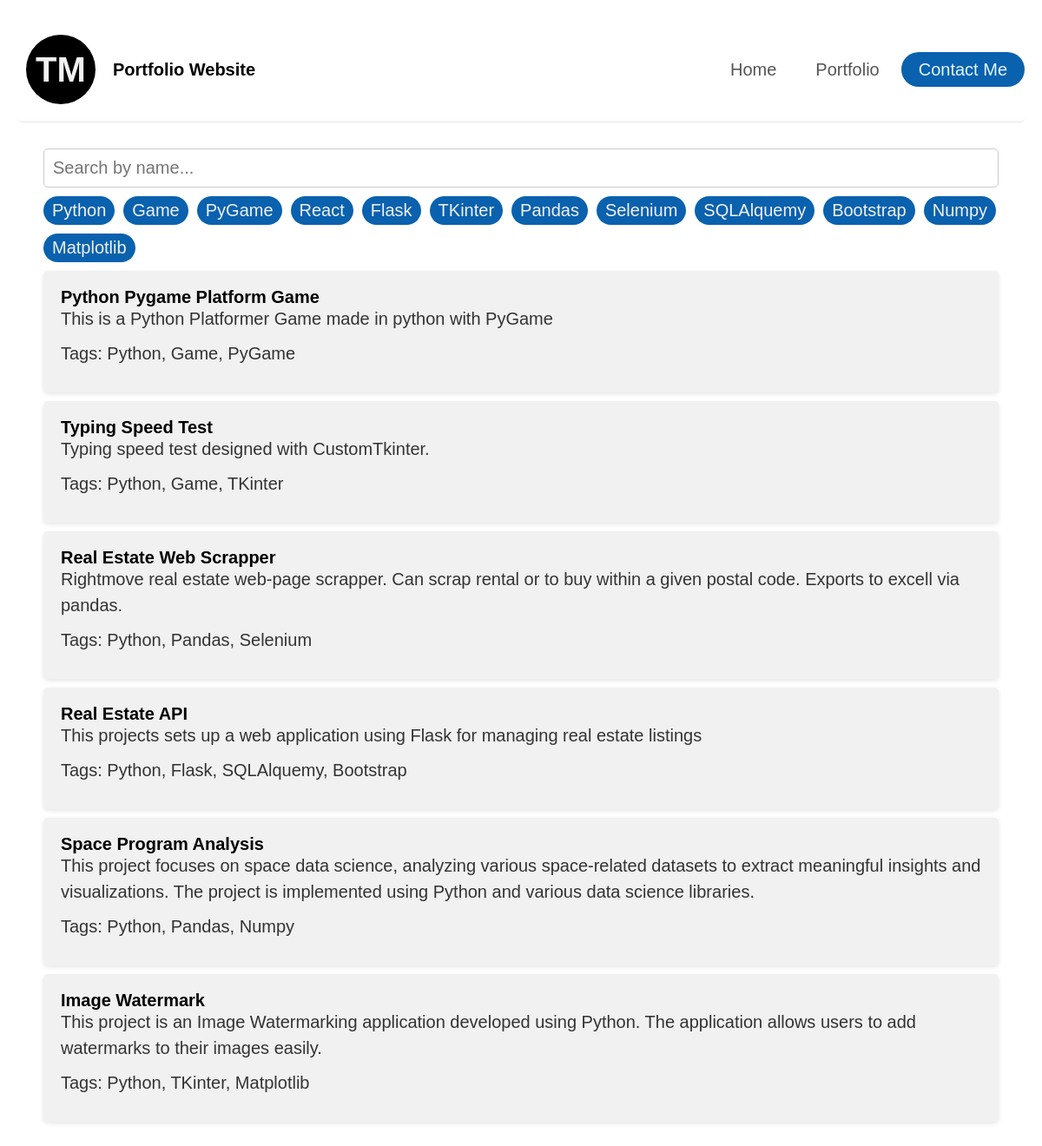
The page /portfolio/ on the database its author committed.
### main/models.py (models this page shows, shortened)
class Tag(models.Model):
    name = models.CharField(max_length=100, unique=True)
    def __str__(self) -> str:
        return self.name

class Project(models.Model):
    title = models.CharField(max_length=250)
    description = models.TextField()
    tags = models.ManyToManyField(Tag, related_name="projects")
    link = models.URLField(max_length=200, blank=True)

### main/views.py (the view)
# urls.py: path("portfolio/", views.portfolio, name="portfolio"),
def portfolio(request):
    projects = Project.objects.all()
    tags = Tag.objects.all()
    return render(request, "portfolio.html", {"projects": projects, "tags": tags})

### main/templates/portfolio.html (shortened to what this page needs)
{% extends 'base.html' %}
{% load static %}
{% block extrahead %}
<link rel="stylesheet" href="{% static 'css/portfolio.css' %} " />
{% endblock extrahead %}
{% block content %}
<section class="portfolio container">
    <div class="filters">
        <input type="text", id="name-search" placeholder="Search by name..."/>
        <div class="tags-list">
            {% for tag in tags %}
                <button class="tag" data-tag="{{tag.name|lower}}">{{ tag.name }}</button>
            {% endfor %}
        </div>
        <div class="project-list">
            {% for project in projects %}
                <div class="project" data-name="{{ project.title | lower }}" data-tags="{{ project.tags.all|join:', '|lower}}">
                    <h2><a href="{% url 'project' project.id %}">{{ project.title }}</a></h2>
                    <p> {{ project.description }} </p>
                    <p>Tags: {{project.tags.all|join:', '}} </p>
                </div>
            {% endfor %}
        </div>
    </div>
</section>
{% endblock content %}</p>

### main/templates/base.html (shortened to what this page needs)
{% load static %}
<!DOCTYPE html>
<html>
    <head>
        <link rel="stylesheet" href="{% static 'css/base.css' %}" />
        {% block extrahead %} {% endblock extrahead %}
    </head>
    <body>
        <header>
            <a href="/home" class="logo-holder">
                <div class="logo">TM</div>
                <div class="logo-text">Portfolio Website</div>
            </a>
            <nav>
                <ul id="nav-menu">
                    <li><a href="/home">Home</a></li>
                    <li><a href="/portfolio">Portfolio</a></li>
                    <li>
                        <a href="mailto:tmico@gmail.com" class="button"
                            >Contact Me</a
                        >
                    </li>
                </ul>
            </nav>
        </header>
        <main>{% block content %} {% endblock content %}</main>
    </body>
</html>

### main/static/css/base.css (style rules this page uses)
*, *::before, *::after { box-sizing: border-box; margin: 0; padding: 0; font-family: "Arial", sans-serif; font-size: 20px; }
:root { --base: #555; --base-100: #f1f1f1; --base-400: #555; --base-800: #000; --yellow: #ffda4b; --yellow-100: #fffbe6; --yellow-400: #ffda4b; --yellow-800: #8b6f00; --blue: #0a61ae; --blue-100: #e2f8ff; --blue-400: #61dafb; --blue-800: #0a61ae; }
body { font-family: "Segoe UI", Tahoma, Geneva, Verdana, sans-serif; line-height: 1; color: #333; padding: 20px; }
header { display: flex; justify-content: space-between; padding-top: 10px; padding-bottom: 10px; max-width: 1440px; margin: auto; border-radius: 5px; border-bottom: 1px solid rgba(0, 0, 0, 0.1); }
header .logo-holder { display: flex; padding: 10px; align-items: center; font-weight: 600; color: var(--base-800); }
header .logo-holder .logo { display: flex; align-items: center; justify-content: center; font-size: 2rem; background-color: var(--base-800); color: var(--base-100); height: 4rem; width: 4rem; margin-right: 20px; border-radius: 50%; }
header .logo-holder .logo-text { flex: 1; }
nav { display: flex; align-items: center; }
nav ul { display: flex; list-style: none; gap: 5px; }
nav ul li { display: inline-block; }

### rows shown on the page
Tag: name "Python"
Tag: name "Game"
Tag: name "PyGame"
Tag: name "React"
Tag: name "Flask"
Tag: name "TKinter"
Tag: name "Pandas"
Tag: name "Selenium"
Tag: name "SQLAlquemy"
Tag: name "Bootstrap"
Tag: name "Numpy"
Tag: name "Matplotlib"
Project: title "Python Pygame Platform Game", description "This is a Python Platformer Game made in python with PyGame", tags.all "Python, Game, PyGame"
Project: title "Typing Speed Test", description "Typing speed test designed with CustomTkinter.", tags.all "Python, Game, TKinter"
Project: title "Real Estate Web Scrapper", description "Rightmove real estate web-page scrapper. Can scrap rental or to buy within a given postal code. Exports to excell via pandas.", tags.all "Python, Pandas, Selenium"
Project: title "Real Estate API", description "This projects sets up a web application using Flask for managing real estate listings", tags.all "Python, Flask, SQLAlquemy, Bootstrap"
Project: title "Space Program Analysis", description "This project focuses on space data science, analyzing various space-related datasets to extract meaningful insights and visualizations. The project is implemented using Python and various data science libraries.", tags.all "Python, Pandas, Numpy"
Project: title "Image Watermark", description "This project is an Image Watermarking application developed using Python. The application allows users to add watermarks to their images easily.", tags.all "Python, TKinter, Matplotlib"
